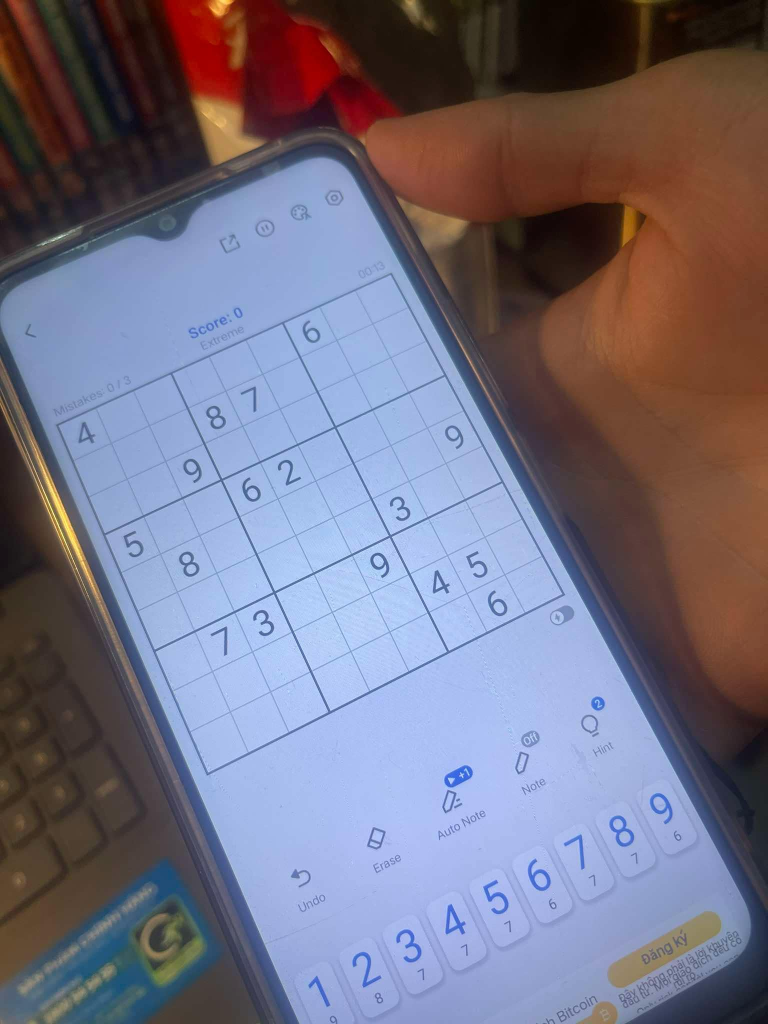
#> input picture src/assets/sudoku_01.jpg, 1536 x 2048 px (shown at 1/2 size)
$ python -i image_processor.py   (imports and definitions only)
#> lines starting #> are read from the running program, lines starting #| are printed output that depends on the picture; after the words box and inside, x2 and y2 are one past the last pixel; in counts of white or black regions, pixels touching at a corner belong together
### src/core/image_preprocessor.py
import cv2
import numpy as np
from src.utils.logger import default_logger


class ImagePreprocessingError(Exception):
    """Custom exception for image preprocessing errors."""
    pass


class ImagePreprocessor:
    """Class for handling image preprocessing operations."""

    @staticmethod
    def apply_gaussian_blur(image, kernel_size=(9, 9)):
        """Apply Gaussian blur to the image."""
        try:
            return cv2.GaussianBlur(image, kernel_size, 0)
        except Exception as e:
            default_logger.error(f"Error applying Gaussian blur: {str(e)}")
            raise ImagePreprocessingError(f"Failed to apply Gaussian blur: {str(e)}")

    @staticmethod
    def apply_adaptive_threshold(image, block_size=11, c=2):
        """Apply adaptive thresholding to the image."""
        try:
            return cv2.adaptiveThreshold(
                image,
                255,
                cv2.ADAPTIVE_THRESH_GAUSSIAN_C,
                cv2.THRESH_BINARY,
                block_size,
                c
            )
        except Exception as e:
            default_logger.error(f"Error applying adaptive threshold: {str(e)}")
            raise ImagePreprocessingError(f"Failed to apply adaptive threshold: {str(e)}")

    @staticmethod
    def enhance_contrast(image):
        """Enhance image contrast using CLAHE."""
        try:
            clahe = cv2.createCLAHE(clipLimit=2.0, tileGridSize=(8, 8))
            return clahe.apply(image)
        except Exception as e:
            default_logger.error(f"Error enhancing contrast: {str(e)}")
            raise ImagePreprocessingError(f"Failed to enhance contrast: {str(e)}")

    # [22 lines left out: functions apply_sharpening, apply_bilateral_filter, not called in this run]

    @staticmethod
    def detect_edges(image, threshold1=50, threshold2=150):
        """Detect edges in the image using Canny edge detection."""
        try:
            edges = cv2.Canny(image, threshold1, threshold2)
            kernel = cv2.getStructuringElement(cv2.MORPH_RECT, (3, 3))
            return cv2.dilate(edges, kernel, iterations=1)
        except Exception as e:
            default_logger.error(f"Error detecting edges: {str(e)}")
            raise ImagePreprocessingError(f"Failed to detect edges: {str(e)}")

### src/core/contour_detector.py
import cv2
import numpy as np
import imutils
from src.utils.logger import default_logger


class ContourDetectionError(Exception):
    """Custom exception for contour detection errors."""
    pass


class ContourDetector:
    """Class for handling contour detection operations."""

    @staticmethod
    def find_contours(image):
        """Find contours in the image."""
        try:
            cnts = cv2.findContours(image.copy(), cv2.RETR_TREE, cv2.CHAIN_APPROX_SIMPLE)
            cnts = imutils.grab_contours(cnts)
            return sorted(cnts, key=cv2.contourArea, reverse=True)[:20]
        except Exception as e:
            default_logger.error(f"Error finding contours: {str(e)}")
            raise ContourDetectionError(f"Failed to find contours: {str(e)}")

    @staticmethod
    def filter_contours(contours, image_shape, min_area_ratio=0.008, aspect_ratio_range=(0.2, 1.9), edge_ratio_threshold=0.58):
        """Filter contours based on various criteria."""
        try:
            image_area = image_shape[0] * image_shape[1]
            valid_contours = []

            for c in contours:
                # Check area
                area = cv2.contourArea(c)
                if area < image_area * min_area_ratio:
                    continue

                # Check aspect ratio
                x, y, w, h = cv2.boundingRect(c)
                aspect_ratio = w / float(h)
                if not (aspect_ratio_range[0] <= aspect_ratio <= aspect_ratio_range[1]):
                    continue

                # Check convexity
                hull = cv2.convexHull(c)
                if not cv2.isContourConvex(hull):
                    continue

                # Check if quadrilateral
                peri = cv2.arcLength(c, True)
                approx = cv2.approxPolyDP(c, 0.02 * peri, True)
                if len(approx) == 4:
                    # Check edge ratio
                    pts = approx.reshape(4, 2)
                    edges = [np.linalg.norm(pts[i] - pts[(i + 1) % 4]) for i in range(4)]
                    edge_ratio = min(edges) / max(edges)
                    if edge_ratio >= edge_ratio_threshold:
                        valid_contours.append(approx)

            return valid_contours
        except Exception as e:
            default_logger.error(f"Error filtering contours: {str(e)}")
            raise ContourDetectionError(f"Failed to filter contours: {str(e)}")

### src/utils/logger.py
import logging
import os
from datetime import datetime


def setup_logger(name, log_file=None, level=logging.INFO):
    """Set up logger with the specified name and log file."""
    # Create logs directory if it doesn't exist
    if log_file:
        log_dir = os.path.dirname(log_file)
        if log_dir and not os.path.exists(log_dir):
            os.makedirs(log_dir)

    # Create logger
    logger = logging.getLogger(name)
    logger.setLevel(level)

    # Create formatters
    formatter = logging.Formatter(
        '%(asctime)s - %(name)s - %(levelname)s - %(message)s'
    )

    # Create console handler
    console_handler = logging.StreamHandler()
    console_handler.setFormatter(formatter)
    logger.addHandler(console_handler)

    # Create file handler if log_file is specified
    if log_file:
        file_handler = logging.FileHandler(log_file)
        file_handler.setFormatter(formatter)
        logger.addHandler(file_handler)

    return logger


# Create a default logger
default_logger = setup_logger(
    'sudoku_ocr',
    os.path.join('logs', f'sudoku_ocr_{datetime.now().strftime("%Y%m%d")}.log')
)

### src/core/cell_processor.py
import numpy as np
from src.utils.logger import default_logger


class CellProcessingError(Exception):
    """Custom exception for cell processing errors."""
    pass


class CellProcessor:
    """Class for handling individual cell processing operations."""

    def __init__(self, preprocessor):
        """Initialize with an image preprocessor instance."""
        self.preprocessor = preprocessor

    # [40 lines left out: functions process_cell, process_grid, not called in this run]

    # def preprocess_cell(cell):
    #     """
    #     Process individual Sudoku cell to isolate and clean the digit.
    #     """
    #     # Apply Otsu's thresholding to get binary image
    #     thresh = cv2.threshold(cell, 0, 255, cv2.THRESH_BINARY_INV | cv2.THRESH_OTSU)[1]

    #     # Remove border artifacts
    #     thresh = clear_border(thresh)

    #     # Smooth the digit shape
    #     thresh = cv2.GaussianBlur(thresh, (3, 3), 0)

    #     # Enhance digit thickness
    #     thresh = cv2.dilate(thresh, None, iterations=1)

    #     # Find digit contours
    #     contours = cv2.findContours(thresh.copy(), cv2.RETR_EXTERNAL, cv2.CHAIN_APPROX_SIMPLE)
    #     contours = imutils.grab_contours(contours)

    #     # Return original cell if no contours found
    #     if len(contours) == 0:
    #         return cell

    #     # Get the largest contour (should be the digit)
    #     c = max(contours, key=cv2.contourArea)

    #     # Create mask for the digit
    #     mask = np.zeros(thresh.shape, dtype="uint8")
    #     cv2.drawContours(mask, [c], -1, (255, 255, 255), -1)

    #     # Calculate percentage of cell filled by contour
    #     (h, w) = thresh.shape
    #     percentFilled = cv2.countNonZero(mask) / float(w * h)

    #     # Filter out noise (contours that are too small)
    #     if percentFilled < 0.04:
    #         return cell

    #     # Apply mask to get clean digit
    #     digit = cv2.bitwise_and(thresh, thresh, mask=mask)
    #     digit = cv2.bitwise_not(digit)

    #     return digit

### src/core/image_processor.py
import cv2
from picwish import PicWish
from imutils.perspective import four_point_transform
from src.utils.logger import default_logger
from .image_preprocessor import ImagePreprocessor, ImagePreprocessingError
from .contour_detector import ContourDetector, ContourDetectionError
from .cell_processor import CellProcessor


class ImageProcessingError(Exception):
    """Custom exception for image processing errors."""
    pass


class ImageProcessor:
    """Main class for handling all image processing operations."""

    def __init__(self):
        """Initialize the image processor with required components."""
        self.preprocessor = ImagePreprocessor()
        self.contour_detector = ContourDetector()
        self.cell_processor = CellProcessor(self.preprocessor)

    def find_puzzle_contour(self, image):
        """Find the contour of the Sudoku puzzle in the image."""
        try:
            if image is None:
                raise ImageProcessingError("Input image is None")

            # Convert to grayscale
            gray = cv2.cvtColor(image, cv2.COLOR_BGR2GRAY)
            default_logger.debug("Converted image to grayscale")

            # Apply multiple preprocessing techniques
            preprocessed_images = []

            # 1. Standard preprocessing
            blurred = self.preprocessor.apply_gaussian_blur(gray)
            thresh1 = self.preprocessor.apply_adaptive_threshold(blurred)
            preprocessed_images.append(cv2.bitwise_not(thresh1))

            # 2. Additional preprocessing
            blurred2 = self.preprocessor.apply_gaussian_blur(gray, (7, 7))
            thresh2 = self.preprocessor.apply_adaptive_threshold(blurred2, 15, 5)
            preprocessed_images.append(cv2.bitwise_not(thresh2))

            # 3. Contrast enhancement
            enhanced = self.preprocessor.enhance_contrast(gray)
            blurred3 = self.preprocessor.apply_gaussian_blur(enhanced)
            thresh3 = self.preprocessor.apply_adaptive_threshold(blurred3)
            preprocessed_images.append(cv2.bitwise_not(thresh3))

            # 4. Edge detection
            edges = self.preprocessor.detect_edges(gray)
            preprocessed_images.append(edges)

            # Try to find the puzzle in each preprocessed image
            for thresh in preprocessed_images:
                contours = self.contour_detector.find_contours(thresh)
                valid_contours = self.contour_detector.filter_contours(contours, image.shape)

                if valid_contours:
                    default_logger.info("Successfully found puzzle contour")
                    return valid_contours[0]

            raise ImageProcessingError("Could not find Sudoku puzzle outline")

        except (ImagePreprocessingError, ContourDetectionError) as e:
            default_logger.error(f"Error in find_puzzle_contour: {str(e)}")
            raise ImageProcessingError(f"Failed to find puzzle contour: {str(e)}")

    def find_puzzle(self, image):
        """Find and transform the Sudoku puzzle in the image."""
        try:
            puzzle_contour = self.find_puzzle_contour(image)
            puzzle = four_point_transform(image, puzzle_contour.reshape(4, 2))
            puzzle = cv2.resize(puzzle, (1280, 1280), interpolation=cv2.INTER_LANCZOS4)
            default_logger.info("Successfully transformed puzzle image")
            return puzzle
        except Exception as e:
            default_logger.error(f"Error in find_puzzle: {str(e)}")
            raise ImageProcessingError(f"Failed to find and transform puzzle: {str(e)}")

    # [27 lines left out: functions preprocess_board, process_sudoku_grid, not called in this run]

    @staticmethod
    async def enhance_with_picwish(puzzle_rgb):
        cv2.imwrite("sudoku_temp.jpg", cv2.cvtColor(puzzle_rgb, cv2.COLOR_RGB2BGR))
        picwish = PicWish()
        enhanced = await picwish.enhance("sudoku_temp.jpg")
        await enhanced.download("sudoku_enhanced.jpg")

>>> import cv2
>>> picture = cv2.imread('../assets/sudoku_01.jpg')
#> picture is the input picture: shape (2048, 1536, 3); mean B, G, R 130.3, 112.3, 115.9
>>> result = ImageProcessor().find_puzzle(picture)
#> in find_puzzle_contour, `gray = cv2.cvtColor(image, cv2.COLOR_BGR2GRAY)`:
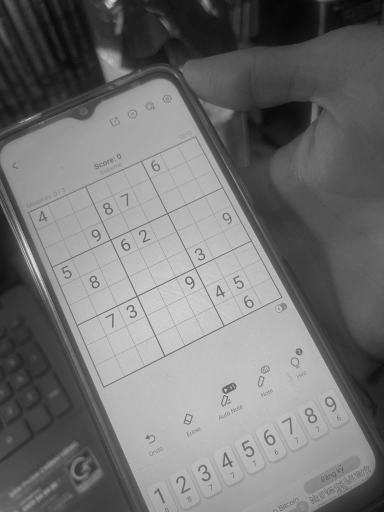
#> gray: shape (2048, 1536) (shown at 1/4 size); min 3, max 251, mean 115.4
#> in apply_adaptive_threshold, `return cv2.adaptiveThreshold( image, 255, cv2.ADAPTIVE_THRESH_GAUSSIAN..`:
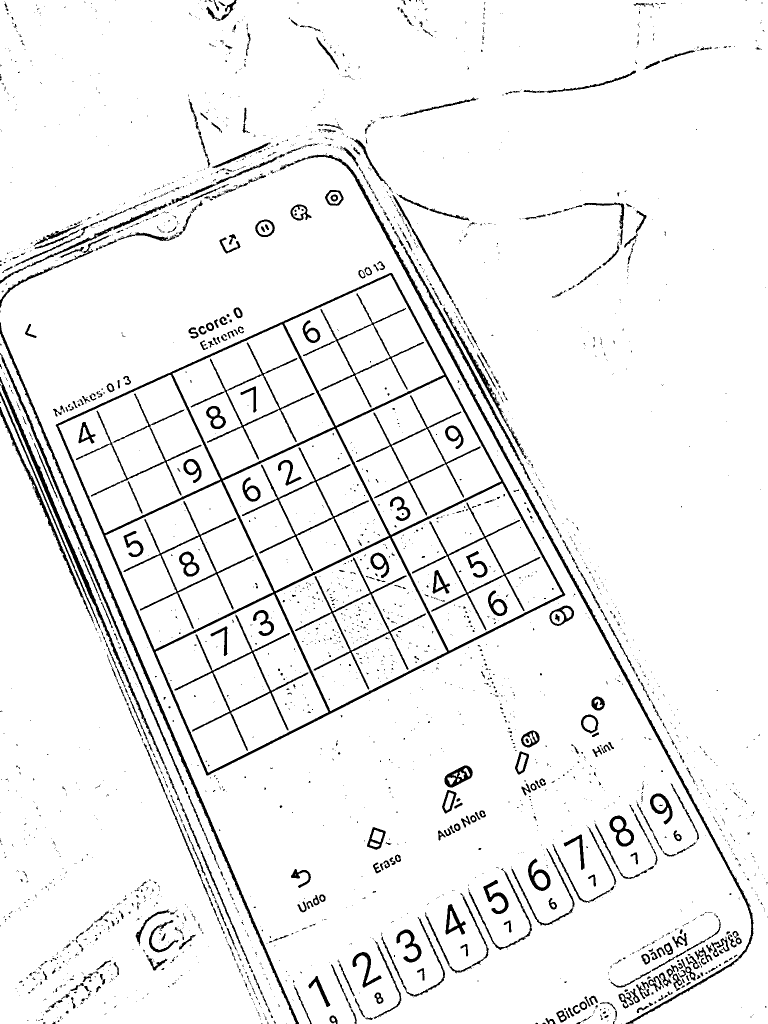
#> returned value: shape (2048, 1536) (shown at 1/2 size); 94.2% white; 3000 black regions (2507 under 20 px), largest, box (x1, y1, x2, y2) and area: (111, 546, 1131, 1551) 27841, (588, 309, 1508, 2048) 11678, (0, 644, 598, 2048) 8266
#> in detect_edges, `return cv2.dilate(edges, kernel, iterations=1)`:
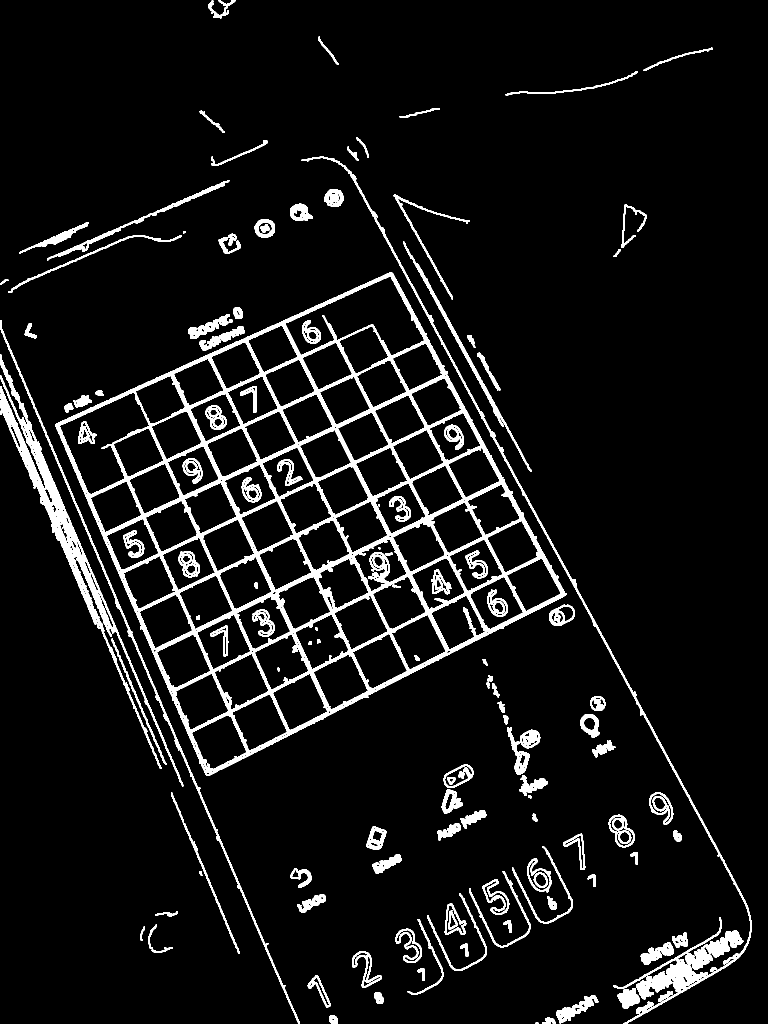
#> returned value: shape (2048, 1536) (shown at 1/2 size); 7.2% white; 130 white regions (3 under 20 px), largest, box (x1, y1, x2, y2) and area: (111, 545, 1134, 1552) 104556, (0, 709, 367, 1573) 18975, (603, 313, 1503, 2048) 18561
#> the loop in find_puzzle_contour, `for thresh in preprocessed_images:` made 1 pass
#> image_area in filter_contours on pass 1: 3145728
#> in find_puzzle, `puzzle_contour = self.find_puzzle_contour(image)`: puzzle_contour = [[783, 546], [111, 850], [413, 1550], [1130, 1189]]
#> in find_puzzle, `puzzle = four_point_transform(image, puzzle_contour.reshape(4, 2))`:
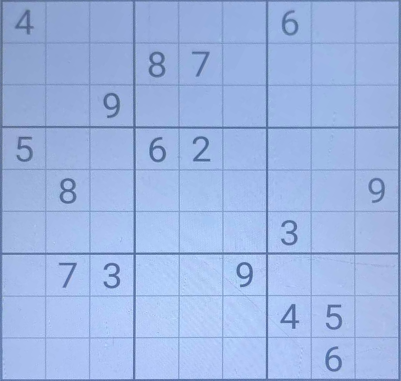
#> puzzle: shape (762, 802, 3) (shown at 1/2 size); mean B, G, R 227.1, 181.3, 157.2
#> in find_puzzle, `puzzle = cv2.resize(puzzle, (1280, 1280), interpolation=cv2.INTER_LANC..`:
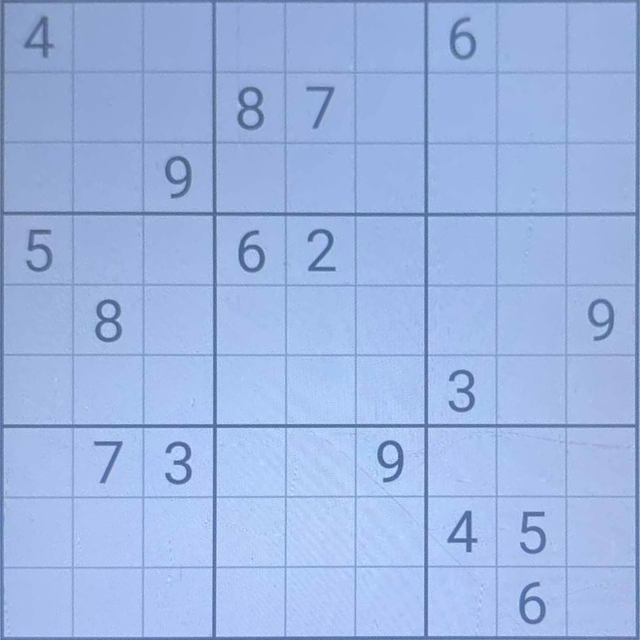
#> puzzle: shape (1280, 1280, 3) (shown at 1/2 size); mean B, G, R 227.1, 181.3, 157.2

$ run again, on src/assets/sudoku_02.jpg
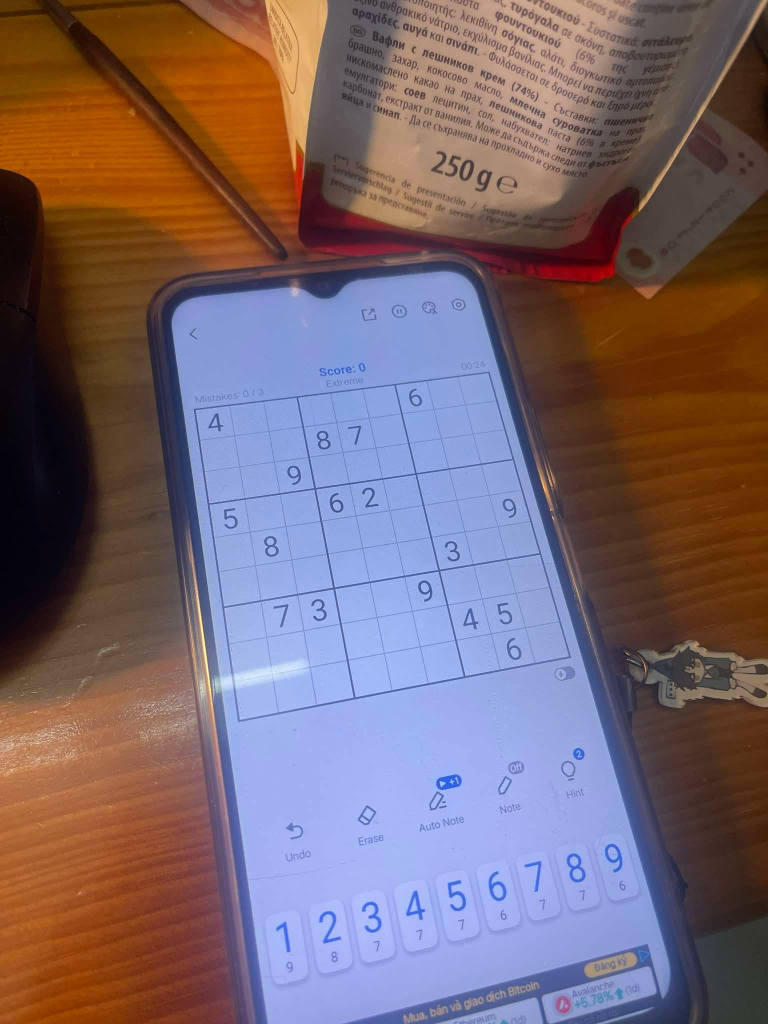
#> input picture src/assets/sudoku_02.jpg, 1536 x 2048 px (shown at 1/2 size)
#> picture is the input picture: shape (2048, 1536, 3); mean B, G, R 110, 102.1, 120.4
#> edges: shape (2048, 1536); 3.5% white in thin lines or dots
#> in detect_edges, `return cv2.dilate(edges, kernel, iterations=1)`:
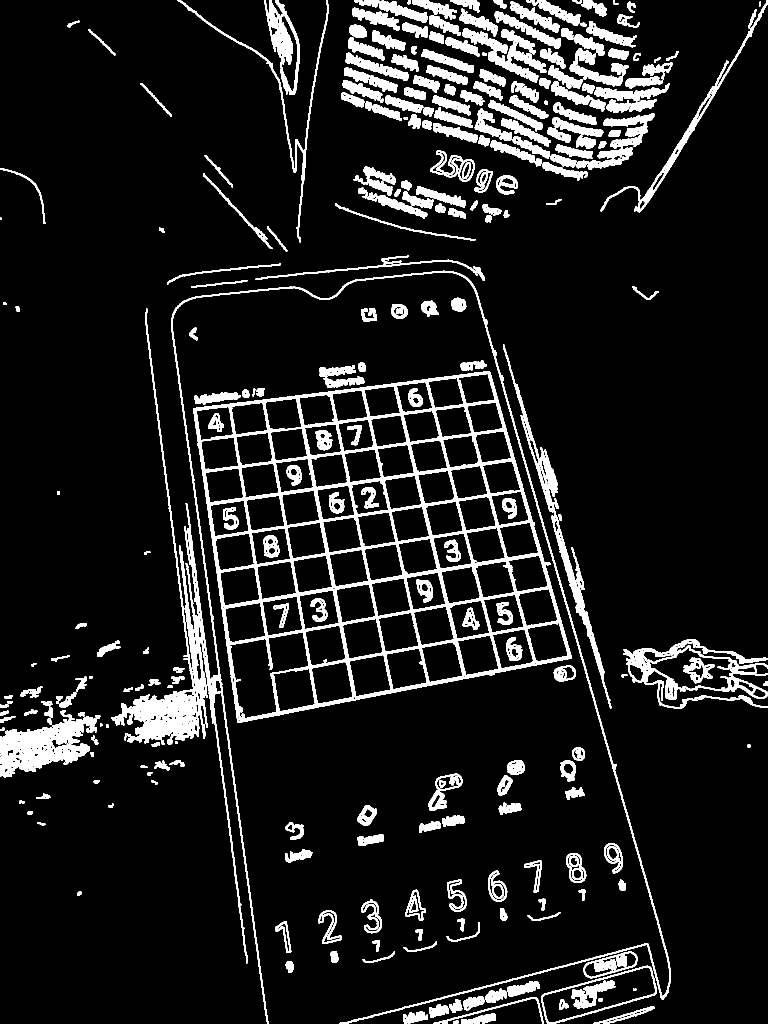
#> returned value: shape (2048, 1536) (shown at 1/2 size); 10.4% white; 280 white regions (1 under 20 px), largest, box (x1, y1, x2, y2) and area: (386, 742, 1144, 1446) 71150, (222, 541, 1342, 2048) 38265, (0, 1420, 201, 1555) 12747
#> the loop in find_puzzle_contour, `for thresh in preprocessed_images:` made 1 pass
#> image_area in filter_contours on pass 1: 3145728
#> puzzle_contour = [[978, 743], [387, 818], [477, 1444], [1141, 1315]]
#> in find_puzzle, `puzzle = cv2.resize(puzzle, (1280, 1280), interpolation=cv2.INTER_LANC..`:
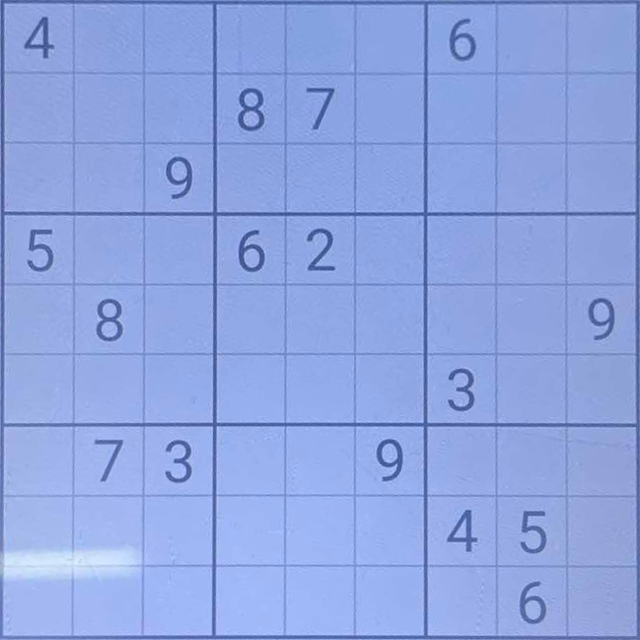
#> puzzle: shape (1280, 1280, 3) (shown at 1/2 size); mean B, G, R 225.1, 164.4, 142.2
